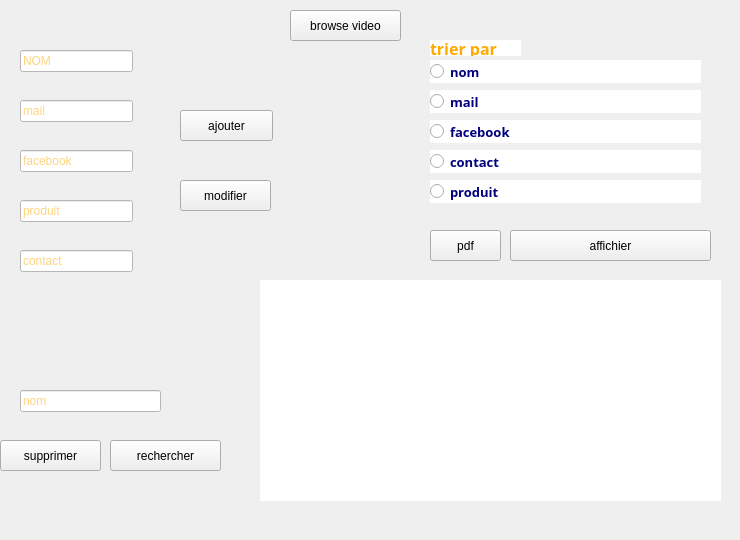
     <widget class="QWidget" name="page_3">
      <widget class="QLabel" name="blancsanscontour">
       <property name="geometry">
        <rect>
         <x>0</x>
         <y>0</y>
         <width>731</width>
         <height>531</height>
        </rect>
       </property>
       <property name="styleSheet">
        <string notr="true">background:url(&quot;C:/Users/MSI/Desktop/projet QT/image/blanc sans contour&quot;);</string>
       </property>
       <property name="text">
        <string/>
       </property>
      </widget>
      <widget class="QTableView" name="tab_societe">
       <property name="geometry">
        <rect>
         <x>260</x>
         <y>280</y>
         <width>461</width>
         <height>221</height>
        </rect>
       </property>
       <property name="styleSheet">
        <string notr="true">border:none;
color: rgb(255, 170, 0);
background-color: rgb(255, 255, 255);</string>
       </property>
      </widget>
      <widget class="QPushButton" name="re_afficher">
       <property name="geometry">
        <rect>
         <x>510</x>
         <y>230</y>
         <width>201</width>
         <height>31</height>
        </rect>
       </property>
       <property name="styleSheet">
        <string notr="true"/>
       </property>
       <property name="text">
        <string>affichier</string>
       </property>
      </widget>
      <widget class="QRadioButton" name="radioButton_6">
       <property name="geometry">
        <rect>
         <x>430</x>
         <y>120</y>
         <width>271</width>
         <height>23</height>
        </rect>
       </property>
       <property name="font">
        <font>
         <family>Tekton Pro</family>
         <pointsize>10</pointsize>
         <weight>75</weight>
         <bold>true</bold>
        </font>
       </property>
       <property name="styleSheet">
        <string notr="true">color: rgb(0, 0, 127);
background-color: rgb(255, 255, 255);</string>
       </property>
       <property name="text">
        <string>facebook</string>
       </property>
      </widget>
      <widget class="QRadioButton" name="radioButton_4">
       <property name="geometry">
        <rect>
         <x>430</x>
         <y>180</y>
         <width>271</width>
         <height>23</height>
        </rect>
       </property>
       <property name="font">
        <font>
         <family>Tekton Pro</family>
         <pointsize>10</pointsize>
         <weight>75</weight>
         <bold>true</bold>
        </font>
       </property>
       <property name="styleSheet">
        <string notr="true">color: rgb(0, 0, 127);
background-color: rgb(255, 255, 255);</string>
       </property>
       <property name="text">
        <string>produit</string>
       </property>
      </widget>
      <widget class="QRadioButton" name="radioButton_2">
       <property name="geometry">
        <rect>
         <x>430</x>
         <y>60</y>
         <width>271</width>
         <height>23</height>
        </rect>
       </property>
       <property name="font">
        <font>
         <family>Tekton Pro</family>
         <pointsize>10</pointsize>
         <weight>75</weight>
         <bold>true</bold>
        </font>
       </property>
       <property name="styleSheet">
        <string notr="true">color: rgb(0, 0, 127);
background-color: rgb(255, 255, 255);
</string>
       </property>
       <property name="text">
        <string>nom</string>
       </property>
      </widget>
      <widget class="QLabel" name="trirer_par">
       <property name="geometry">
        <rect>
         <x>430</x>
         <y>40</y>
         <width>91</width>
         <height>16</height>
        </rect>
       </property>
       <property name="font">
        <font>
         <family>Tekton Pro</family>
         <pointsize>12</pointsize>
         <weight>75</weight>
         <bold>true</bold>
        </font>
       </property>
       <property name="styleSheet">
        <string notr="true">color: rgb(255, 170, 0);
background-color: rgb(255, 255, 255);</string>
       </property>
       <property name="text">
        <string>trier par</string>
       </property>
      </widget>
      <widget class="QRadioButton" name="radioButton_7">
       <property name="geometry">
        <rect>
         <x>430</x>
         <y>90</y>
         <width>271</width>
         <height>23</height>
        </rect>
       </property>
       <property name="font">
        <font>
         <family>Tekton Pro</family>
         <pointsize>10</pointsize>
         <weight>75</weight>
         <bold>true</bold>
        </font>
       </property>
       <property name="styleSheet">
        <string notr="true">color: rgb(0, 0, 127);
background-color: rgb(255, 255, 255);
</string>
       </property>
       <property name="text">
        <string>mail</string>
       </property>
      </widget>
      <widget class="QRadioButton" name="radioButton_5">
       <property name="geometry">
        <rect>
         <x>430</x>
         <y>150</y>
         <width>271</width>
         <height>23</height>
        </rect>
       </property>
       <property name="font">
        <font>
         <family>Tekton Pro</family>
         <pointsize>10</pointsize>
         <weight>75</weight>
         <bold>true</bold>
        </font>
       </property>
       <property name="styleSheet">
        <string notr="true">color: rgb(0, 0, 127);
background-color: rgb(255, 255, 255);</string>
       </property>
       <property name="text">
        <string>contact</string>
       </property>
      </widget>
      <widget class="QPushButton" name="pb_modifier_2">
       <property name="geometry">
        <rect>
         <x>180</x>
         <y>180</y>
         <width>91</width>
         <height>31</height>
        </rect>
       </property>
       <property name="styleSheet">
        <string notr="true"/>
       </property>
       <property name="text">
        <string>modifier</string>
       </property>
      </widget>
      <widget class="QPushButton" name="pb_supprimer">
       <property name="geometry">
        <rect>
         <x>0</x>
         <y>440</y>
         <width>101</width>
         <height>31</height>
        </rect>
       </property>
       <property name="styleSheet">
        <string notr="true"/>
       </property>
       <property name="text">
        <string>supprimer</string>
       </property>
      </widget>
      <widget class="QLineEdit" name="le_nom_supp">
       <property name="geometry">
        <rect>
         <x>20</x>
         <y>390</y>
         <width>141</width>
         <height>22</height>
        </rect>
       </property>
       <property name="styleSheet">
        <string notr="true">color: rgb(255, 170, 0);
background-color: rgb(255, 255, 255);</string>
       </property>
       <property name="placeholderText">
        <string>nom</string>
       </property>
      </widget>
      <widget class="QPushButton" name="browse">
       <property name="geometry">
        <rect>
         <x>290</x>
         <y>10</y>
         <width>111</width>
         <height>31</height>
        </rect>
       </property>
       <property name="text">
        <string>browse video</string>
       </property>
       <property name="shortcut">
        <string/>
       </property>
      </widget>
      <widget class="QLineEdit" name="le_fcb">
       <property name="geometry">
        <rect>
         <x>20</x>
         <y>150</y>
         <width>113</width>
         <height>22</height>
        </rect>
       </property>
       <property name="styleSheet">
        <string notr="true">color: rgb(255, 170, 0);
background-color: rgb(255, 255, 255);</string>
       </property>
       <property name="placeholderText">
        <string>facebook</string>
       </property>
      </widget>
      <widget class="QLineEdit" name="le_mail">
       <property name="geometry">
        <rect>
         <x>20</x>
         <y>100</y>
         <width>113</width>
         <height>22</height>
        </rect>
       </property>
       <property name="styleSheet">
        <string notr="true">color: rgb(255, 170, 0);
background-color: rgb(255, 255, 255);</string>
       </property>
       <property name="placeholderText">
        <string>mail</string>
       </property>
      </widget>
      <widget class="QLineEdit" name="le_nom">
       <property name="geometry">
        <rect>
         <x>20</x>
         <y>50</y>
         <width>113</width>
         <height>22</height>
        </rect>
       </property>
       <property name="styleSheet">
        <string notr="true">color: rgb(255, 170, 0);
background-color: rgb(255, 255, 255);</string>
       </property>
       <property name="placeholderText">
        <string>NOM</string>
       </property>
      </widget>
      <widget class="QLineEdit" name="le_contact">
       <property name="geometry">
        <rect>
         <x>20</x>
         <y>250</y>
         <width>113</width>
         <height>22</height>
        </rect>
       </property>
       <property name="styleSheet">
        <string notr="true">color: rgb(255, 170, 0);
background-color: rgb(255, 255, 255);</string>
       </property>
       <property name="placeholderText">
        <string>contact</string>
       </property>
      </widget>
      <widget class="QLineEdit" name="le_produit">
       <property name="geometry">
        <rect>
         <x>20</x>
         <y>200</y>
         <width>113</width>
         <height>22</height>
        </rect>
       </property>
       <property name="sizePolicy">
        <sizepolicy hsizetype="Expanding" vsizetype="Fixed">
         <horstretch>0</horstretch>
         <verstretch>0</verstretch>
        </sizepolicy>
       </property>
       <property name="styleSheet">
        <string notr="true">color: rgb(255, 170, 0);
background-color: rgb(255, 255, 255);</string>
       </property>
       <property name="placeholderText">
        <string>produit</string>
       </property>
      </widget>
      <widget class="QPushButton" name="pb_ajouter">
       <property name="geometry">
        <rect>
         <x>180</x>
         <y>110</y>
         <width>93</width>
         <height>31</height>
        </rect>
       </property>
       <property name="sizePolicy">
        <sizepolicy hsizetype="Minimum" vsizetype="Fixed">
         <horstretch>0</horstretch>
         <verstretch>0</verstretch>
        </sizepolicy>
       </property>
       <property name="styleSheet">
        <string notr="true">selection-color: qradialgradient(spread:pad, cx:0.5, cy:0.5, radius:0.5, fx:0.5, fy:0.5, stop:0 rgba(255, 255, 255, 255), stop:0.1 rgba(255, 255, 255, 255), stop:0.2 rgba(255, 176, 176, 167), stop:0.3 rgba(255, 151, 151, 92), stop:0.4 rgba(255, 125, 125, 51), stop:0.5 rgba(255, 76, 76, 205), stop:0.52 rgba(255, 76, 76, 205), stop:0.6 rgba(255, 180, 180, 84), stop:1 rgba(255, 255, 255, 0));</string>
       </property>
       <property name="text">
        <string>ajouter</string>
       </property>
      </widget>
      <widget class="QPushButton" name="pb_recherche">
       <property name="geometry">
        <rect>
         <x>110</x>
         <y>440</y>
         <width>111</width>
         <height>31</height>
        </rect>
       </property>
       <property name="styleSheet">
        <string notr="true"/>
       </property>
       <property name="text">
        <string>rechercher</string>
       </property>
      </widget>
      <widget class="QPushButton" name="pdf">
       <property name="geometry">
        <rect>
         <x>430</x>
         <y>230</y>
         <width>71</width>
         <height>31</height>
        </rect>
       </property>
       <property name="text">
        <string>pdf</string>
       </property>
      </widget>
     </widget>
